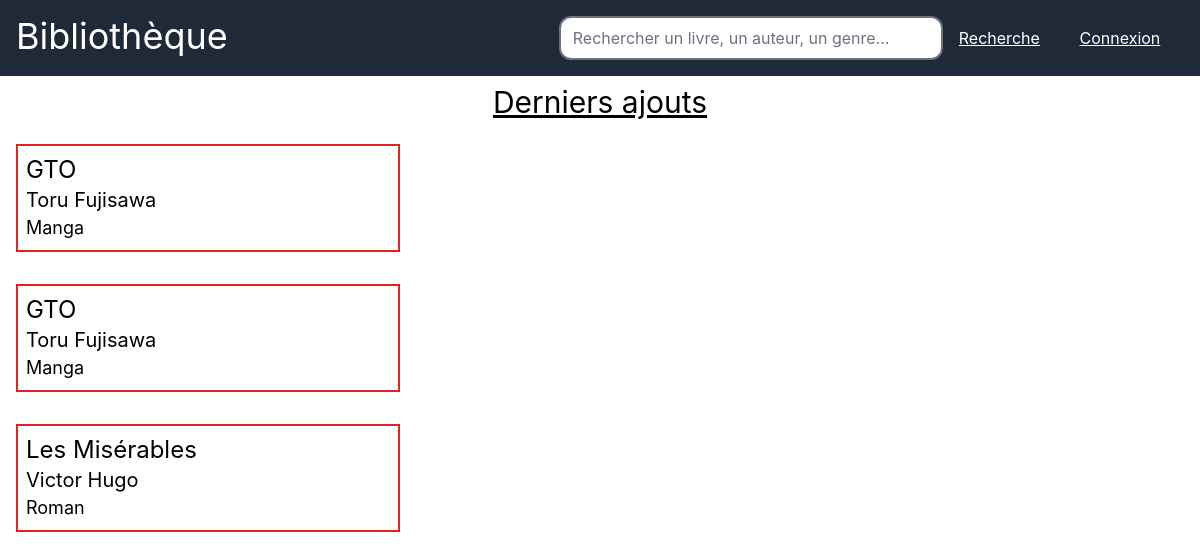
Page /last_books.php on the earlier database version.
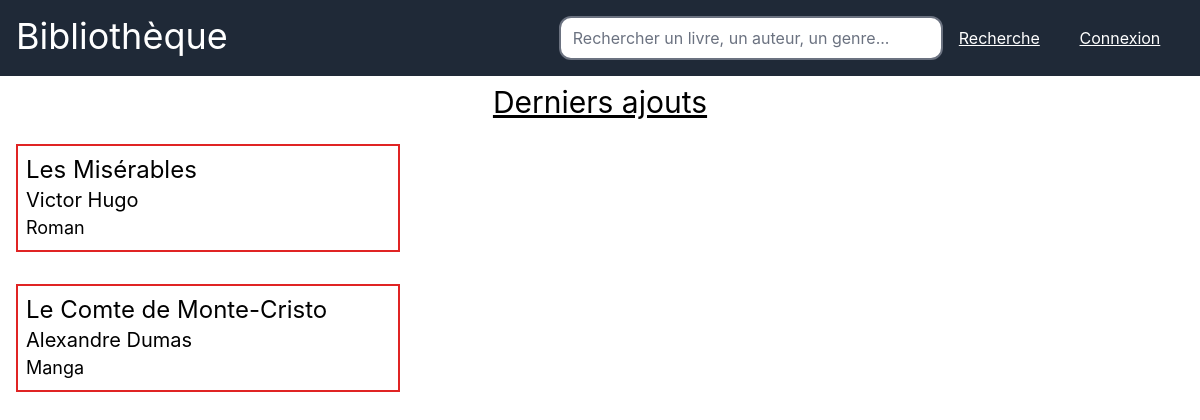
Same page on the later database version.
### tables this page shows
CREATE TABLE livre (
  id_livre int(10) NOT NULL,
  nom_livre varchar(255) DEFAULT NULL,
  genre_livre varchar(255) DEFAULT NULL,
  auteur_livre varchar(255) DEFAULT NULL,
  annee_livre int(10) DEFAULT NULL,
  tome_livre int(10) DEFAULT NULL,
  etat_livre varchar(255) NOT NULL DEFAULT 'Disponible'
);

### src/last_books.php (the view, shortened to what this page needs)
<?php
require_once "includes/dbh.inc.php";
$query_last_books = "SELECT * FROM livre ORDER BY id_livre DESC LIMIT 5";
$stmt_last_books = $pdo->prepare($query_last_books);
$stmt_last_books->execute();
$last_books = $stmt_last_books->fetchAll();
?>
<!DOCTYPE html>
<html lang="en">
<head>
    <link rel="stylesheet" href="output.css">
    <link href="https://cdnjs.cloudflare.com/ajax/libs/flowbite/2.3.0/flowbite.min.css" rel="stylesheet" />
</head>
<body class="text-black">
    <header class="flex bg-gray-800 text-white p-4">
        <div class="flex w-full">
            <a href="index.php">
                <h1 class="text-4xl flex justify-center items-center"> Bibliothèque </h1>
            </a>
        </div>
        <div class="flex w-full justify-end items-center">
            <form class="flex" action="search_book.php" method="post">
                <input class="w-96 border-2 text-black rounded-xl border-black" type="text" name="key" placeholder="Rechercher un livre, un auteur, un genre...">
                <button class="mx-4 underline hover:font-bold" type="submit" name="submit">Recherche</button>
            </form>
        </div>
        <div class="flex w-72 justify-center items-center">
            <div class="flex flex-col">
                <?php
                if (isset($_SESSION["user_username"])) {
                    echo '<form action="includes/logout.inc.php" method="post">';
                    echo '<h1 class="font-title text-sm">' .   "Bonjour, " . $_SESSION["user_username"] . '</h1>';
                    echo '<button type="submit" class="underline hover:font-bold">Se déconnecter</button>';
                    echo '</form>';
                } else {
                    echo '<a class="flex underline hover:text-red-600  justify-center items-center" href="includes/users/login.php">Connexion</a>';
                }
                ?>
            </div>
        </div>
    </header>
    <div class="flex flex-col w-auto h-auto">
        <h1 class=" flex justify-center items-center text-3xl py-2 w-auto underline">Derniers ajouts</h1>
        <div class="flex flex-col">
            <?php
            foreach ($last_books as $book) {
                echo '<div class="flex m-4 p-2 w-96 border-2 border-red-600 flex-col">';
                echo '<h1 class="text-2xl">' . $book["nom_livre"] . '</h1>';
                echo '<h1 class="text-xl">' . $book["auteur_livre"] . '</h1>';
                echo '<h1 class="text-lg">' . $book["genre_livre"] . '</h1>';
                echo '</div>';
            }
            ?>
        </div>
    </div>
</body>
</html>

Differences in the rows shown:
removed livre: nom_livre "GTO", auteur_livre "Toru Fujisawa", genre_livre "Manga"
removed livre: nom_livre "GTO", auteur_livre "Toru Fujisawa", genre_livre "Manga"
added livre: nom_livre "Le Comte de Monte-Cristo", auteur_livre "Alexandre Dumas", genre_livre "Manga"
